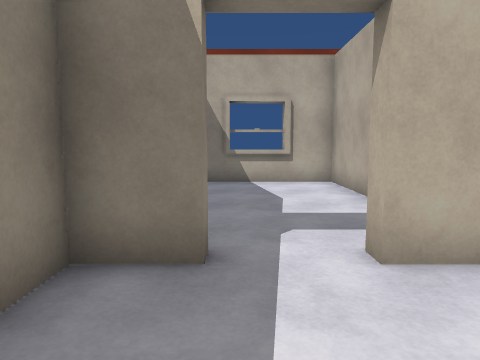
[1] (above)

12 first-person views from a walk through a Unity game level. The camera is 1.2 m above the floor, tilts 6° down and sees 70° across. The floor is counted in squares, 1 m on a side. Each view is taken from the middle of a square. On the plan, view 1 faces up. The plan holds only what a view shows up to about 14 squares ahead; the rest is blank. The place goes on beyond the plan.

[2]
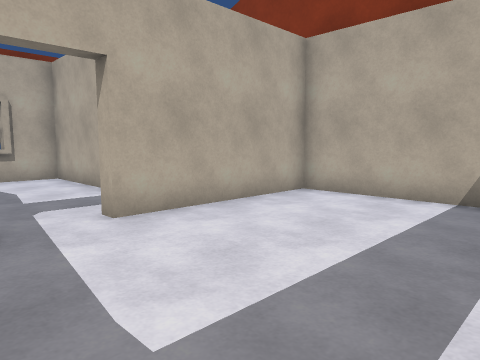

[3]
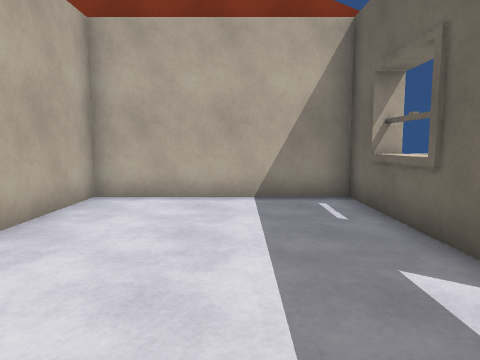

[4]
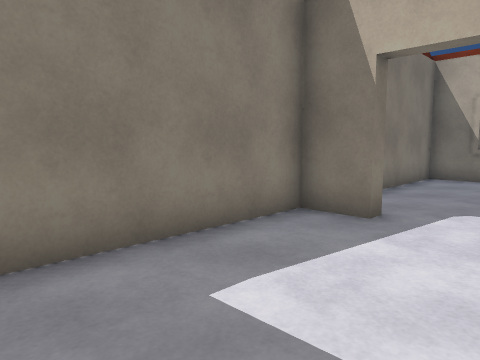

[5]
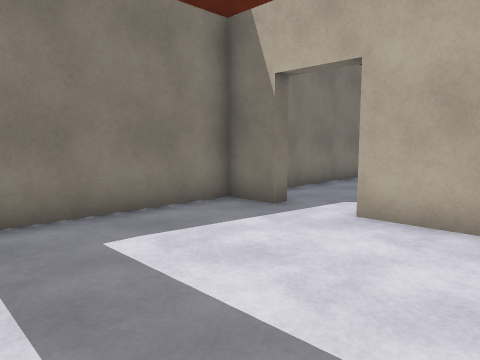

[6]
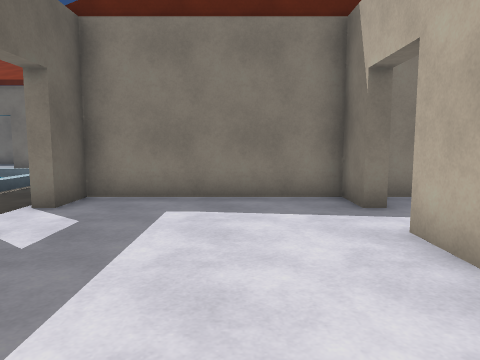

[7]
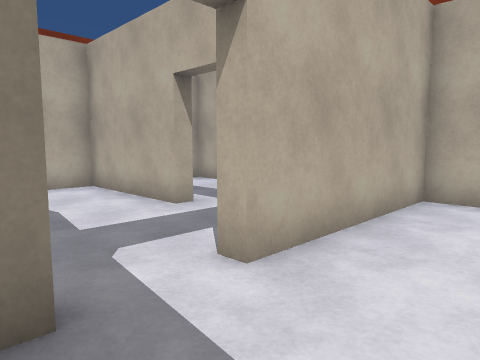

[8]
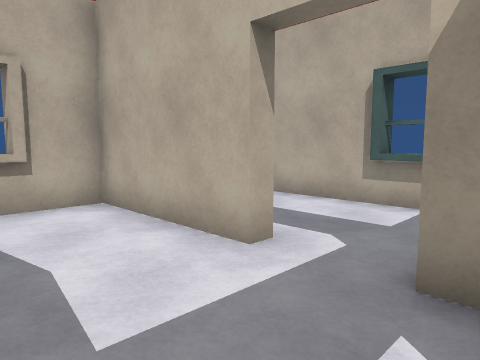

[9]
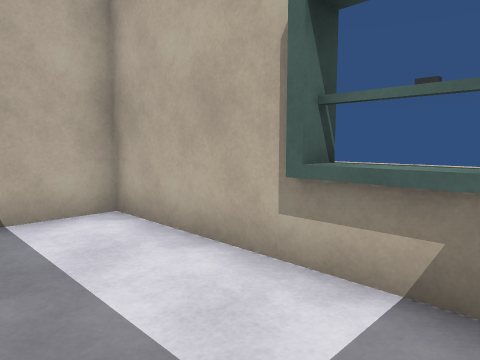

[10]
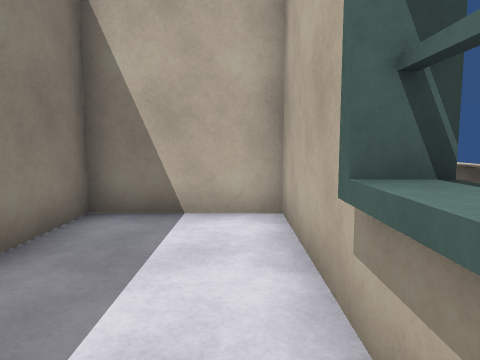

[11]
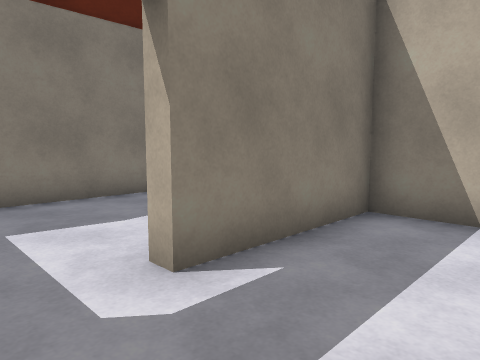

[12]
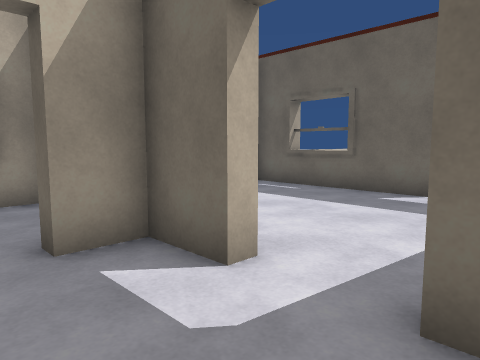

### Floor plan
Points are (right, up) in squares from view 1. A wall is a line through its corners. A room is listed if a view was taken in it or the views show most of it. See-through windows are left out.
Room 1 (views 1, 2, 3, 4, 5, 6, 7, 8)
walls: (2.9, 3.8) (2.9, 4.9); (1.4, -2.5) (6.7, -2.5) (6.7, 3.3) (1.4, 3.3) (1.4, 3.8); (-0.4, 3.8) (-0.4, 3.3) (-1.7, 3.3) (-1.7, -2.5) (-0.4, -2.5) (-0.4, -3); (3.5, -2.6) (5.4, -2.6); (5.3, -3) (5.3, -2.4)
ways out: opening at (0.5, 4) to room 3; opening at (0.5, -3)
Room 2 (views 9, 10, 11)
walls: (6.6, 5.4) (6.6, 7); (6.7, 5.4) (6.7, 10.9) (3.4, 10.9) (3.4, 6.8) (2.9, 6.8); (2.9, 4.9) (3.4, 4.9); (6.7, 4) (6.7, 4.8)
ways out: opening at (3, 5.5) to room 3
Room 3 (view 12)
walls: (2.9, 6.8) (2.9, 10.9) (-1.7, 10.9) (-1.7, 4.2); (-0.8, 3.8) (-0.4, 3.8); (1.4, 3.8) (2.9, 3.8)
ways out: opening at (0.5, 4) to room 1; opening at (3, 5.5) to room 2

Positions as (right, up) in squares from view 1, and headings:
1: (0, 0), facing up
2: (-1, -2), facing up-right
3: (-1, 0), facing right
4: (2, -2), facing up-left
5: (4, -2), facing up-left
6: (6, 1), facing left
7: (-1, 1), facing up-right
8: (0, 4), facing up-right
9: (4, 5), facing up-right
10: (6, 5), facing up
11: (6, 5), facing up-left
12: (-1, 6), facing down-right
